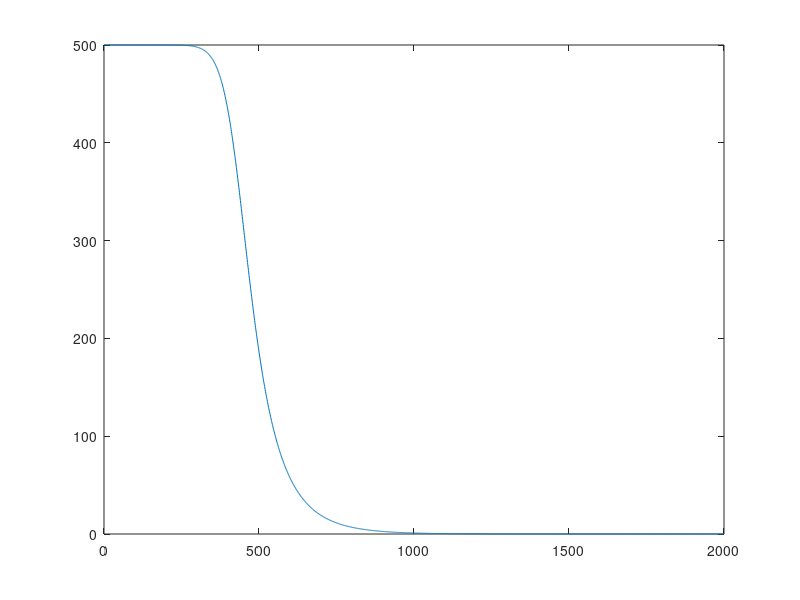

MATLAB code to generate this figure:
#! /usr/bin/octave -qf
1;
clear all;
clf;

# Creacion de filtro pasa-alto de Butterworth

# Definimos variables iniciales

w_c = 500; # frecuencia de corte

fm = 2000;
Tm = 1 / fm;

t = 0 : Tm : 1 - Tm;

N = 6; # orden

k = [ 1 : N ];

# Formula para determinar polos de Butterworth:
s_k = w_c^(-1/N) * e.^(j * (2 * k + N - 1) * pi / (2 * N));

# Pero me tengo que quedar con los del lado izquierdo
s_left = [];
for m = 1 : N
    if !(real(s_k(m)) > 0)
        s_left = [s_left s_k(m)];
    endif
endfor

z_c = e.^(j*t*pi);

s = (1 - z_c) ./ (1 + z_c);

for m = 1 : length(s)
    H_z(m) = 1 ./ prod(s(m) - s_left);
endfor

plot(abs(H_z));
